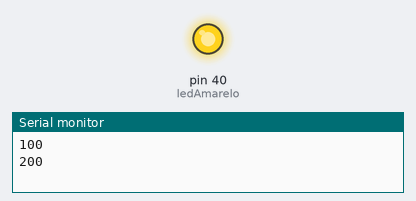
Recording of a sketch running on a simulated Arduino Mega 2560, built with avr-gcc and run on an emulated ATmega2560. Parts: output pins drawn as LEDs (lit = HIGH), the last lines printed to the serial monitor.

Above: at 0.75 s.
At 37.0 s:
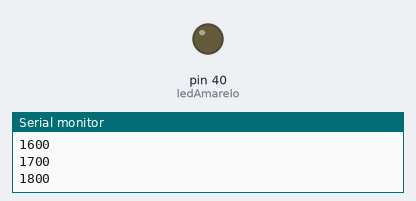
Timing chart, 0 to 49.4 s (numbered marks = the images above):
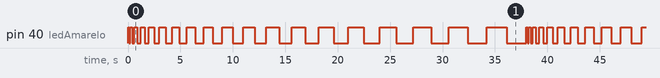

The sketch:

Exercicio_2.ino
```cpp
// Aula de 21/08/2023
// Exercicio-02
/* Lista de atividades:
a) Criar um sketch que faça o LED amarelo, que está conectado ao pino 8 do Arduino
UNO piscar continuamente, iniciando a cada 0,1 segundo o tempo de piscar e incrementando o tempo de
piscada em 100ms por cada passada no loop.
use variáveis "pinoLED" e "tempoEspera" para armazenar os valores do pino e do tempo.
Atenção, salvar o arquivo como "Exercicio-02A".

b)Repita o item a), mas faça com que o valor do tempo incrementado seja mostrado no monitor
serial do Arduino a cada passada de loop
Atenção, salvar o arquivo como "Exercicio-02B".

c) Agora adapte o sketch b) e crie uma estrutura condicional que faça com que se o tempo de piscada
chegar a 2 segundos, este tempo volte a ser 100ms.
Atenção, salvar o arquivo como "Exercicio-02C".

Use a estrutura base abaixo para iniciar a programação.
*/


int ledAmarelo = 40;
int tempoEspera = 100;


void setup() {

  Serial.begin(9600);
  pinMode(ledAmarelo, OUTPUT);

}

void loop() {


  digitalWrite(ledAmarelo,HIGH);
  delay(tempoEspera);
  digitalWrite(ledAmarelo,LOW);
  delay(tempoEspera);
  Serial.println(tempoEspera);
  tempoEspera += 100;
  if (tempoEspera == 2000){
    tempoEspera = 100;
  }


}
```

Measured:
- by itself, pin 40 (ledAmarelo): moves between LOW and HIGH, repeating every 38.0 s
- by itself, everything shown: repeats every 38.0 s, in 38 steps
